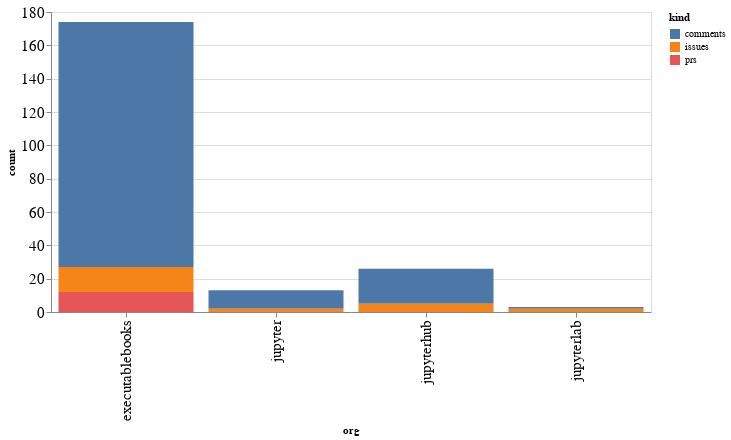

Notebook cell for this chart:
### Code cell
alt.Chart(org_summaries, width=600).mark_bar().encode(
    x='org',
    y='count',
    color='kind',
    tooltip="org"
)

### Figure 1 — Vega-Lite specification as saved in the notebook (floating-point values rounded to 4 significant figures)
{"config": {"axisLeft": {"labelFontSize": 15}, "axisBottom": {"labelFontSize": 15}}, "data": {"name": "data-431005462e6cf7b4d88b8f872bb5a68c"}, "mark": "bar", "encoding": {"color": {"type": "nominal", "field": "kind"}, "tooltip": {"type": "nominal", "field": "org"}, "x": {"type": "nominal", "field": "org"}, "y": {"type": "quantitative", "field": "count"}}, "width": 600, "$schema": "https://vega.github.io/schema/vega-lite/v4.8.1.json", "datasets": {"data-431005462e6cf7b4d88b8f872bb5a68c": [{"org": "executablebooks", "kind": "comments", "count": 147}, {"org": "executablebooks", "kind": "issues", "count": 15}, {"org": "executablebooks", "kind": "prs", "count": 12}, {"org": "jupyter", "kind": "comments", "count": 11}, {"org": "jupyter", "kind": "issues", "count": 2}, {"org": "jupyterhub", "kind": "comments", "count": 21}, {"org": "jupyterhub", "kind": "issues", "count": 5}, {"org": "jupyterlab", "kind": "comments", "count": 1}, {"org": "jupyterlab", "kind": "issues", "count": 2}]}}
